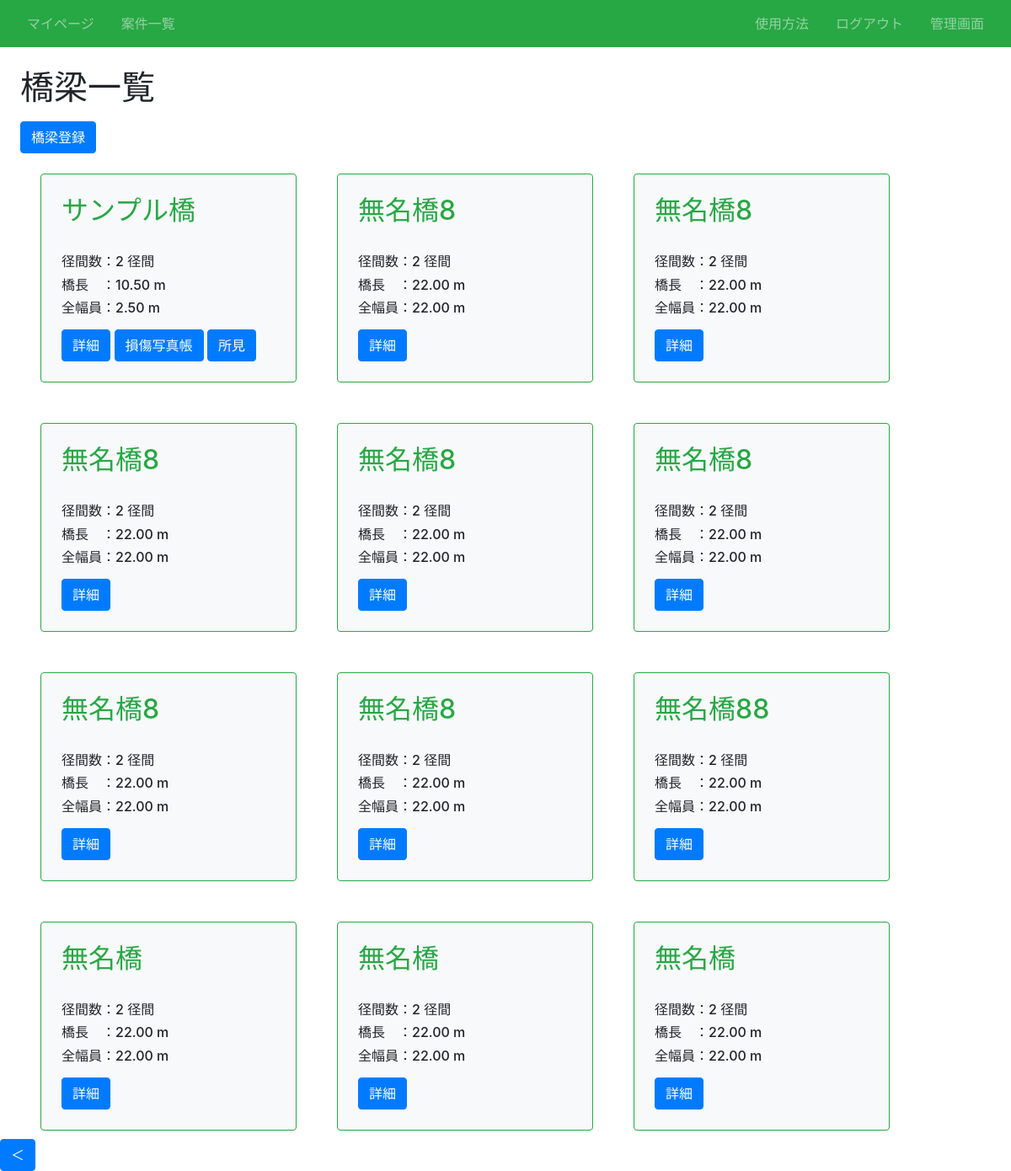
Screenshot of /article/1/infra/ (signed in) with the database file from the repository.
### infra/models.py (models this page shows, shortened)
class Infra(models.Model):
    title = models.CharField(max_length=100)# 橋名
    径間数 = models.IntegerField()# 径間数
    橋長 = models.DecimalField(max_digits=10, decimal_places=2)# 橋長(最大桁数10桁、小数点以下2桁)
    全幅員 = models.DecimalField(max_digits=10, decimal_places=2)# 全幅員(最大桁数10桁、小数点以下2桁)
    路線名 = models.CharField(max_length=50)# 路線名
    latitude = models.CharField(max_length=50, blank=True)# 緯度
    longitude = models.CharField(max_length=50, blank=True)# 経度
    橋梁コード = models.CharField(max_length=50, blank=True)# 橋梁コード
    活荷重 = models.ManyToManyField(LoadWeight)# 活荷重
    等級 = models.ManyToManyField(LoadGrade)# 等級
    適用示方書 = models.ManyToManyField(Rulebook)# 適用示方書
    上部構造形式 = models.CharField(max_length=100)# 上部構造形式
    下部構造形式 = models.CharField(max_length=100)# 下部構造形式
    基礎構造形式 = models.CharField(max_length=100)# 基礎構造形式
    近接方法 = models.ManyToManyField(Approach)# 近接方法
    交通規制 = models.ManyToManyField(Regulation)# 交通規制
    第三者点検 = models.ManyToManyField(Thirdparty)# 第三者点検の有無
    海岸線との距離 = models.CharField(max_length=100)# 海岸線の距離
    路下条件 = models.ManyToManyField(UnderCondition)# 路下条件
    特記事項 = models.CharField(max_length=100, blank=True)# 特記事項
    カテゴリー = models.CharField(max_length=100, choices = CATEGORY)# カテゴリー
    交通量 = models.CharField(max_length=10, blank=True)# 12時間交通量
    大型車混入率 = models.CharField(max_length=10, blank=True)# 大型車混入率
    article = models.ForeignKey(Article, on_delete=models.CASCADE)

class Table(models.Model):
    infra = models.ForeignKey(Infra, verbose_name="橋梁名", on_delete=models.CASCADE) # ForeignKeyフィールドによってInfraとのリレーションシップを定義
    dxf = models.FileField(verbose_name="dxfファイル", upload_to="infra/table/dxf/") # infraを作成するときに登録するdxfファイル用
    article = models.ForeignKey(Article, on_delete=models.CASCADE, null=True, blank=True)

### infra/views.py (the view)
# urls.py: path('article/<int:article_pk>/infra/', views.ListInfraView.as_view(), name='list-infra'),# 対象橋梁の一覧
class ListInfraView(LoginRequiredMixin, ListView):
    template_name = 'infra/infra_list.html'
    model = Infra # 使用するモデル「infra」
    def get_queryset(self, **kwargs):
        queryset = super().get_queryset(**kwargs)
        queryset = queryset.filter(article = self.kwargs["article_pk"])
        return queryset
    def get_context_data(self, **kwargs):
        kwargs["article_id"] = self.kwargs["article_pk"]
        return super().get_context_data(**kwargs)

### infra/templates/infra/infra_list.html (shortened to what this page needs)
{% extends "base.html" %}
{% block h1 %}橋梁一覧{% endblock %}
{% block content %}
<div class="mt-3">
  <a href="{% url 'create-infra' article_id %}" class="btn btn-primary">橋梁登録</a>
</div>
<div class="d-flex flex-wrap">
    {% for item in object_list %}
    <div class="p-4 m-4 bg-light border border-success rounded" style="width: 19rem;">
        <h2 class="text-success">{{ item.title }}</h2><br>
        <h6 class="card-text">径間数：{{ item.径間数 }} 径間</h6>
        <h6 class="card-text">橋長　：{{ item.橋長 }} m</h6>
        <h6 class="card-text">全幅員：{{ item.全幅員 }} m</h6>
        <div class="mt-3">
          <a href="{% url 'detail-infra' article_id item.pk %}" class="btn btn-primary">詳細</a>
            {% for table in item.table_set.all %}
            <a href="{% url 'bridge-table' article_id item.pk %}" class="btn btn-primary">損傷写真帳</a>
            <a href="{% url 'observations-list' article_id item.pk %}" class="btn btn-primary">所見</a>
            {% endfor %}
        </div>
    </div>
    {% endfor %}
</div>
{% endblock content %}

### templates/base.html (shortened to what this page needs)
{% load static %}
<!doctype html>
<html lang="ja">
  <head>
    <link href="https://cdn.jsdelivr.net/npm/bootstrap@5.3.0/dist/css/bootstrap.min.css" rel="stylesheet">
    <link href="https://cdn.jsdelivr.net/npm/bootstrap@5.3.0/dist/css/bootstrap.min.css" rel="stylesheet">
    <link href="https://cdn.datatables.net/1.10.25/css/jquery.dataTables.css" rel="stylesheet">
    <link href="https://cdn.datatables.net/2.0.3/css/dataTables.dataTables.css" rel="stylesheet">
    <link href="https://cdn.datatables.net/fixedcolumns/5.0.0/css/fixedColumns.dataTables.css" rel="stylesheet">
    <link href="https://cdn.datatables.net/rowreorder/1.5.0/css/rowReorder.dataTables.css" rel="stylesheet">
    <link href="https://stackpath.bootstrapcdn.com/bootstrap/4.5.2/css/bootstrap.min.css" rel="stylesheet">
    <link rel="stylesheet" type="text/css" href="{% static 'infra/css/style.css' %}">
  </head>
  <body>
    <nav class="navbar navbar-dark bg-success sticky-top">
      <div class="navbar-nav d-flex flex-row">
        {% if user.is_authenticated %}
        <a class="nav-link mx-3" href="{% url 'accounts:my_page'%}">マイページ</a>
        {% endif %}
        <a class="nav-link mx-3" href="{% url 'list-article' %}">案件一覧</a>
      </div>
      <div class="navbar-nav d-flex flex-row">
      {% if request.user.is_authenticated %}
        <a class="nav-link mx-3" href="{% url 'index' %}">使用方法</a>
        <a class="nav-link mx-3" href="{% url 'accounts:logout' %}">ログアウト</a>
        {% if user.is_superuser %}
        <a class="nav-link mx-3" href="/admin/">管理画面</a>
        {% endif %}
      {% else %}
          <a class="nav-link mx-3" href="{% url 'index' %}">使用方法</a>
          <a class="nav-link mx-3" href="{% url 'accounts:login' %}">ログイン</a>
          <a class="nav-link mx-3" href="{% url 'accounts:signup' %}">会員登録</a>
        {% endif %}
      </div>
    </nav>
    <div class='p-4'>
    <h1>{% block h1 %}{% endblock %}</h1>
    {% block content %}{% endblock content %}
    </div>
  </body>
  <div class="sidebar">
    <div class="sidebar-toggle">
      <button class="btn btn-primary">＜</button>
    </div>
  </div>
</html>

### infra/static/infra/css/style.css (style rules this page uses)
a { text-decoration: none; }
.sidebar { position: absolute; padding-top: 0; top: 56px; left: -300px; width: 300px; height: 100%; background-color: #f8f9fa; color: #333; width: 200px; z-index: 1000; transition:0.2s }
.sidebar-toggle { position:fixed; bottom:0; left:0; z-index:2000; }

### rows the page displays
Infra: title "サンプル橋", 径間数 "2", 橋長 "10.50", 全幅員 "2.50"
Infra: title "無名橋8", 径間数 "2", 橋長 "22.00", 全幅員 "22.00"
Infra: title "無名橋8", 径間数 "2", 橋長 "22.00", 全幅員 "22.00"
Infra: title "無名橋8", 径間数 "2", 橋長 "22.00", 全幅員 "22.00"
Infra: title "無名橋8", 径間数 "2", 橋長 "22.00", 全幅員 "22.00"
Infra: title "無名橋8", 径間数 "2", 橋長 "22.00", 全幅員 "22.00"
Infra: title "無名橋8", 径間数 "2", 橋長 "22.00", 全幅員 "22.00"
Infra: title "無名橋8", 径間数 "2", 橋長 "22.00", 全幅員 "22.00"
Infra: title "無名橋88", 径間数 "2", 橋長 "22.00", 全幅員 "22.00"
Infra: title "無名橋", 径間数 "2", 橋長 "22.00", 全幅員 "22.00"
Infra: title "無名橋", 径間数 "2", 橋長 "22.00", 全幅員 "22.00"
Infra: title "無名橋", 径間数 "2", 橋長 "22.00", 全幅員 "22.00"
